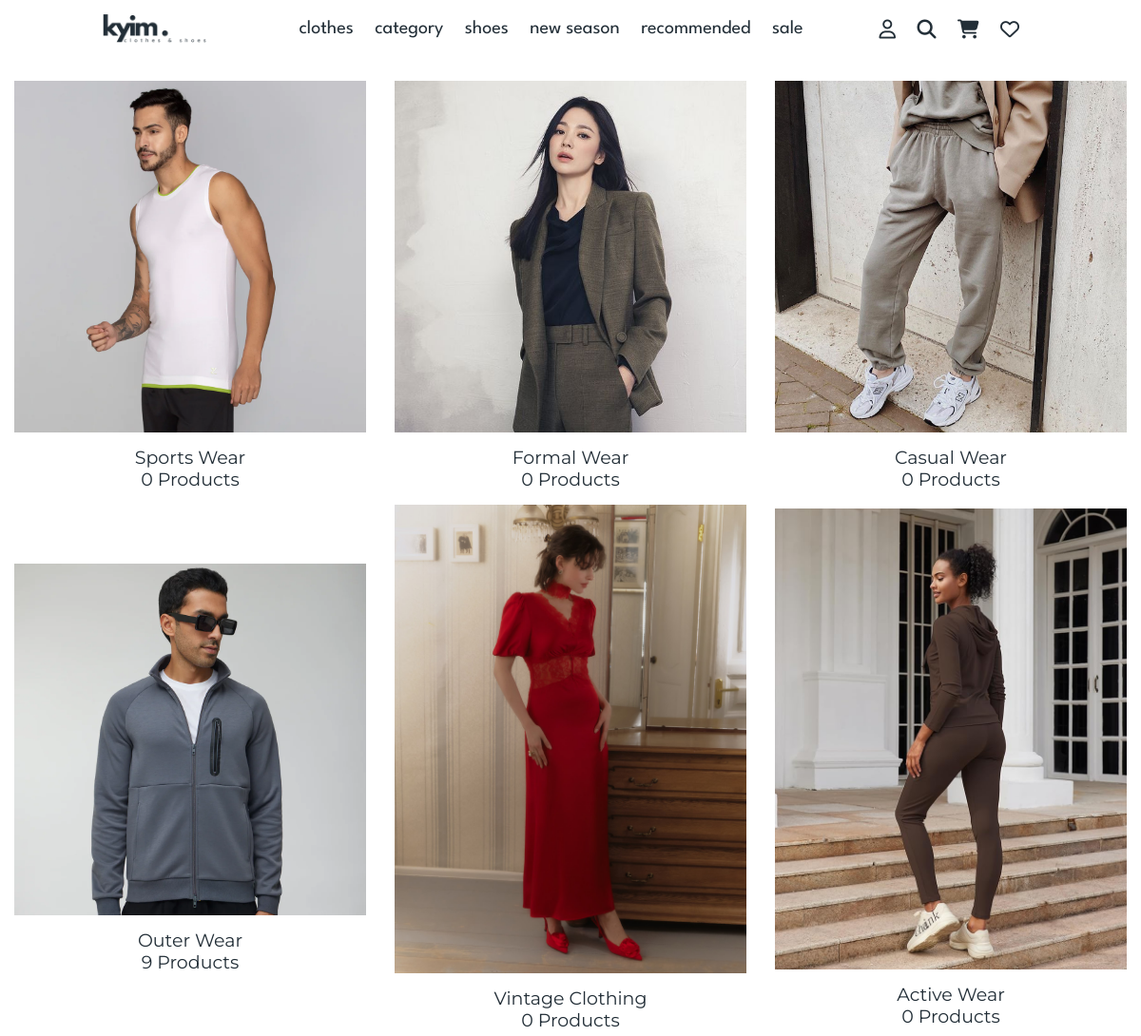
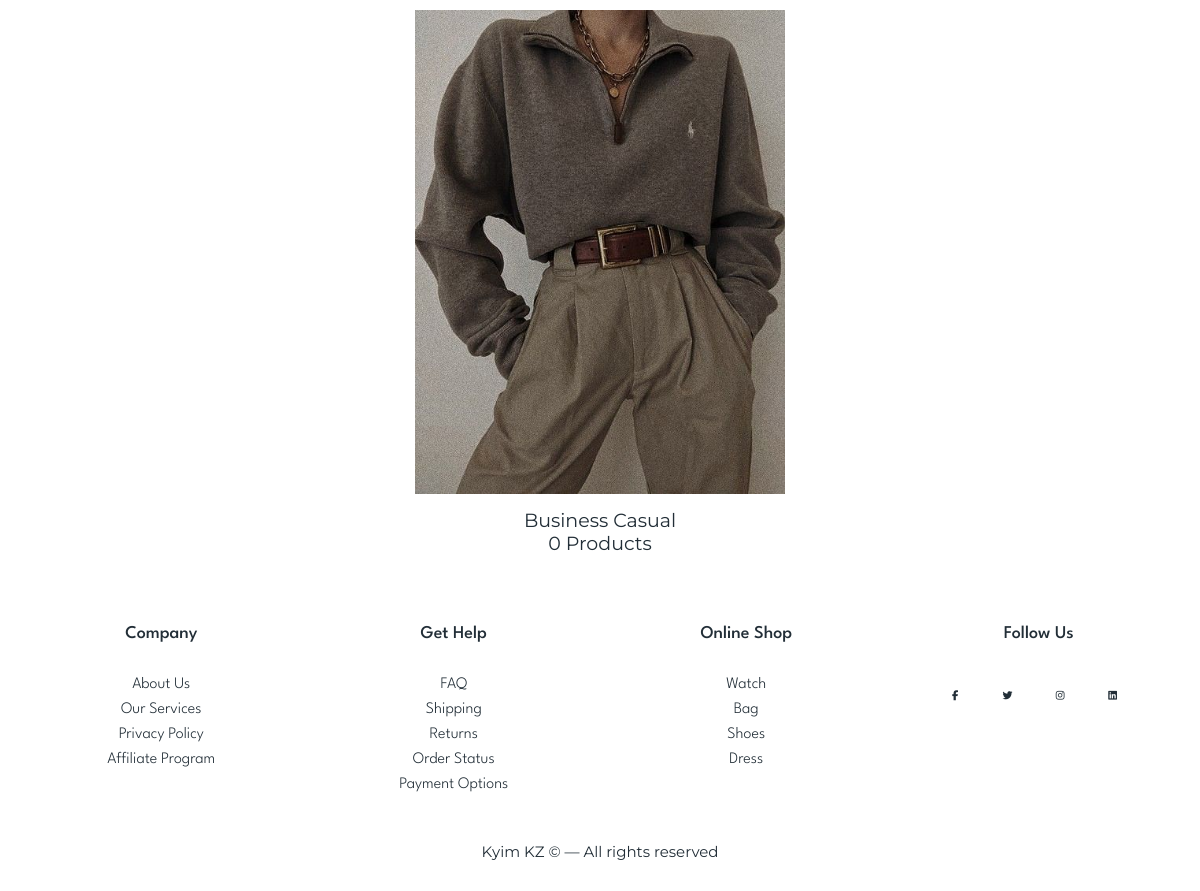
Page /category/ on the earlier database version (2 pictures, top to bottom).
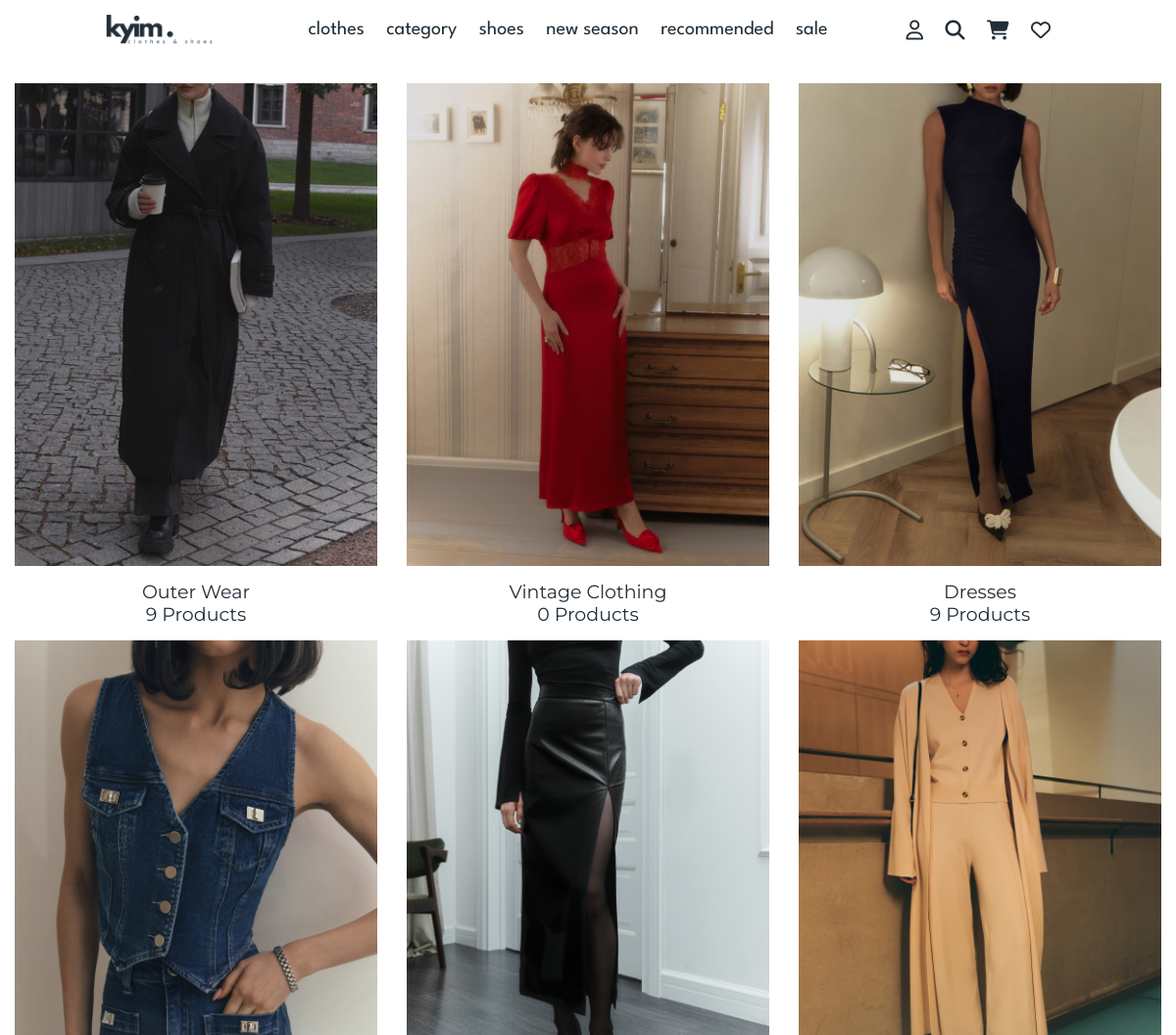
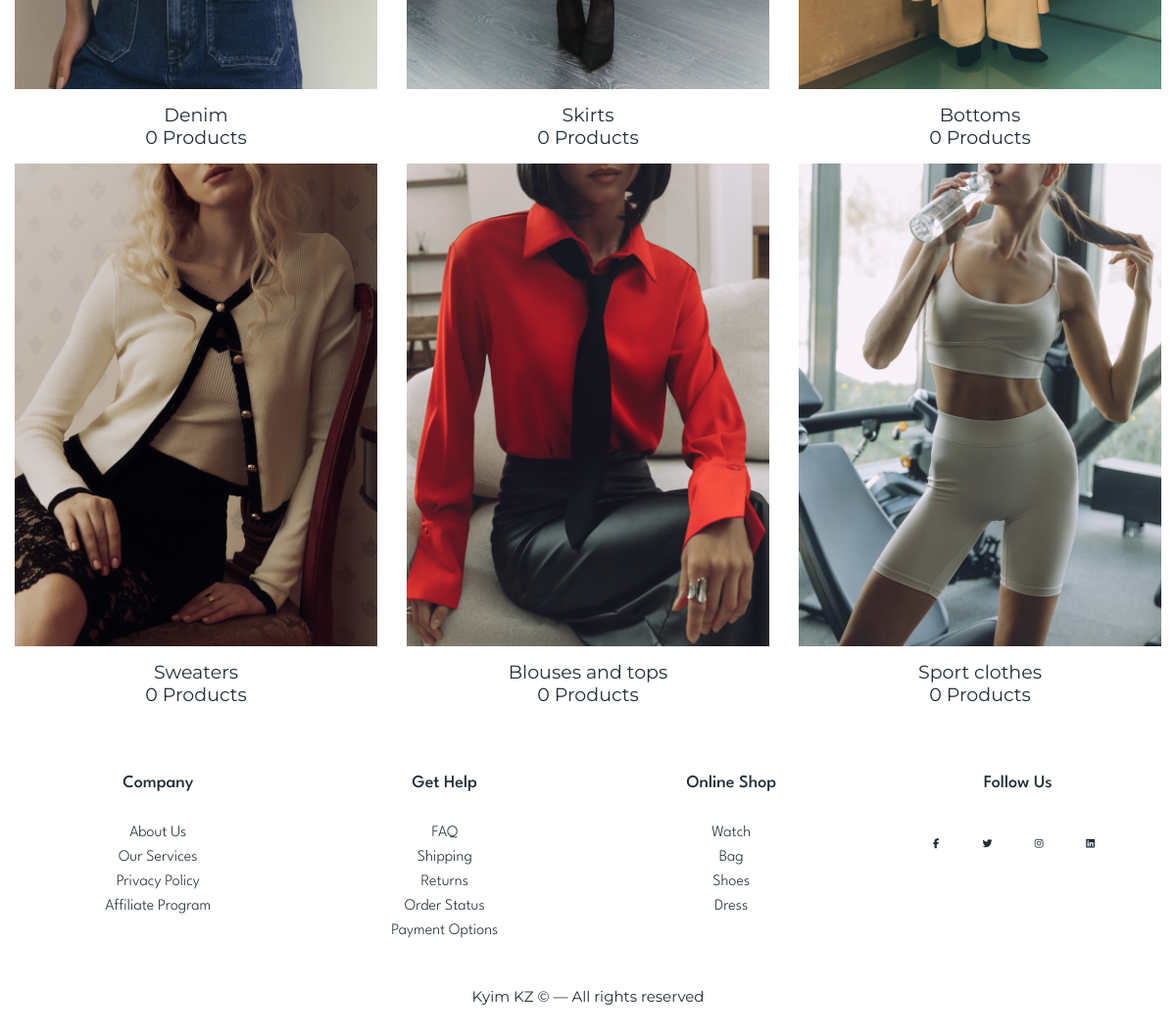
Same page on the later database version (2 pictures, top to bottom).
### core/models.py (models this page shows, shortened)
class Category(models.Model):
    cid = ShortUUIDField(unique=True, length=10, max_length=20, prefix="cat", alphabet="abcdefgh12345")
    title = models.CharField(max_length=100, default="clothes")
    image = models.ImageField (upload_to="category", default="category.jpg")
    class Meta:
        verbose_name_plural = "Categories"

### core/views.py (the view)
# urls.py: path("category/", category_list_view, name="category-list"),
def category_list_view(request):
    categories = Category.objects.all()
    context = {
        "categories": categories
    }
    return render(request, 'core/category-list.html', context)

### templates/core/category-list.html (shortened to what this page needs)
{% extends 'partials/base.html' %}
{% load static %}
{% block content %}
<!DOCTYPE html>
<html lang="en">
<head>
  <link rel="stylesheet" href="{% static 'assets/css/category.css' %}">
</head>
<body>
      <div class="gen">
        {% for c in categories %}
        <div class="pic">
          <img src="{{ c.image.url }}" alt="" class="imgpic">
          <p>{{ c.title }}</p>
          <p>{{ c.category.count }} Product{{c.category.count|pluralize:"s"}}</p>
        </div>
        {% endfor %}
      </div>
{% endblock %}

### templates/partials/base.html (shortened to what this page needs)
{% load static %}
<!DOCTYPE html>
<html lang="en">
    <head>
        <link rel="stylesheet" href="https://cdnjs.cloudflare.com/ajax/libs/font-awesome/6.5.1/css/all.min.css" />
        <link rel="stylesheet" href="https://cdnjs.cloudflare.com/ajax/libs/font-awesome/6.0.0/css/all.min.css">
        <link rel="stylesheet" href="https://cdnjs.cloudflare.com/ajax/libs/font-awesome/6.5.1/css/all.min.css">
        <link rel="stylesheet" href="https://cdnjs.cloudflare.com/ajax/libs/remixicon/3.5.0/remixicon.css">
        <link rel="stylesheet" href="{% static 'assets/css/base.css' %}">
        <link rel="stylesheet" type="text/css" href="https://cdnjs.cloudflare.com/ajax/libs/font-awesome/5.15.1/css/all.min.css">
     </head>
      <body>
      <header class="header" id="header_frame">
        <a href="{% url 'core:index' %}" class="logo">
            <img src="{% static 'assets/images/logo/kyim2.png' %}" alt="">
        </a>
        <nav class="navbar">
            <div class="link">
              <a href="{% url 'core:product-list' %}" class="nav_item">clothes</a>
              <a href="{% url 'core:category-list' %}" class="nav_item">category</a>
              <a href="#" class="nav_item">shoes</a>
              <a href="#" class="nav_item">new season</a>
              <a href="#" class="nav_item">recommended</a>
              <a href="#" class="nav_item">sale</a>
            </div>
            <div class="links" >
              <div class="link" >
                {% if request.user.is_authenticated %}
                <a href="{% url 'userauths:sign-out' %}" class=""><i class="fa-solid fa-right-from-bracket"></i></a>
                {% else %}
                <a href="{% url 'userauths:sign-in' %}" class=""><i class="fa-regular fa-user"></i></a>
                {% endif %}
                <a href="#" class="" ><i class="fa-solid fa-magnifying-glass"></i></a>
                <a href="#" class=""><i class="fa-solid fa-cart-shopping"></i></a>
                <a href="#" class=""><i class="fa-regular fa-heart"></i></a>
              </div>
            </div>
        </nav>
      </header>
        {% block content %}
        {% endblock %}
<footer class="footer">
  <div class="container">
    <div class="row">
      <div class="footer-col">
        <h4>company</h4>
        <ul>
          <li><a href="{% url 'core:aboutus' %}">about us</a></li>
          <li><a href="#">our services</a></li>
          <li><a href="#">privacy policy</a></li>
          <li><a href="#">affiliate program</a></li>
        </ul>
      </div>
      <div class="footer-col">
        <h4>get help</h4>
        <ul>
          <li><a href="#">FAQ</a></li>
          <li><a href="#">shipping</a></li>
          <li><a href="#">returns</a></li>
          <li><a href="#">order status</a></li>
          <li><a href="#">payment options</a></li>
        </ul>
      </div>
      <div class="footer-col">
        <h4>online shop</h4>
        <ul>
          <li><a href="#">watch</a></li>
          <li><a href="#">bag</a></li>
          <li><a href="#">shoes</a></li>
          <li><a href="#">dress</a></li>
        </ul>
      </div>
      <div class="footer-col">
        <h4>follow us</h4>
        <div class="social-links">
          <a href="#"><i class="fab fa-facebook-f"></i></a>
          <a href="#"><i class="fab fa-twitter"></i></a>
          <a href="#"><i class="fab fa-instagram"></i></a>
          <a href="#"><i class="fab fa-linkedin"></i></a>
        </div>
      </div>
    </div>
    <div class="copyright">
      <p class="rights">Kyim KZ © — All rights reserved</p>
    </div>
  </div>
</footer>
      </body>
</html>

### static/assets/css/base.css (style rules this page uses)
:root { --primary-color: #222e37; --primary-font: "League Spartan", sans-serif; --background-header-navbar: #ffffff; --hover-color: rgb(211, 211, 211); }
* { font-family: var(--primary-font); margin: 0; padding: 0; box-sizing: border-box; text-decoration: none; transition: .2s linear; }
html { font-size: 62.5%; }
.header { position: fixed; top: 0; left: 0; right: 0; display: flex; align-items: center; justify-content: space-between; padding: 1.5rem 9%; z-index: 2; background-color: transparent; }
.navbar { display: flex; flex-direction: row; gap: 60px; }
.header .logo img { height: 3rem; }
.header .navbar a { font-size: 2rem; margin-right: 2rem; color: var(--primary-color); }
.nav_item { display: inline-block; position: relative; }
.nav_item::after { content: ''; position: absolute; width: 100%; transform: scaleX(0); height: 2px; bottom: 0; left: 0; background-color: var(--primary-color); transform-origin: bottom right; transition: transform 0.75s ease-out; }
.links { display: inline-flex; }
.link { justify-content: center; }
.container { max-width: 1170px; margin:auto; display: flex; flex-direction: column; }
.row { display: flex; flex-wrap: wrap; }
ul { list-style: none; display: flex; align-items: center; justify-content: center; flex-direction: column; }
.footer { background-color: var(--background-header-navbar); padding: 70px 0 0 0; }
.footer-col { width: 25%; padding: 0 15px; display: flex; align-items: center; flex-direction: column; }
.footer-col h4 { font-size: 18px; color: var(--primary-color); text-transform: capitalize; margin-bottom: 35px; font-weight: 500; position: relative; }
.footer-col h4::before { content: ''; position: absolute; left:0; bottom: -10px; height: 2px; box-sizing: border-box; width: 50px; }
.footer-col ul li:not(:last-child) { margin-bottom: 10px; }
.footer-col ul li a { font-size: 16px; text-transform: capitalize; color: var(--hover-color); text-decoration: none; font-weight: 300; color: var(--primary-color); display: block; transition: all 0.3s ease; }
.footer-col .social-links a { display: inline-block; height: 40px; width: 40px; margin:0 10px 10px 0; text-align: center; line-height: 40px; border-radius: 50%; color: var(--primary-color); transition: all 0.5s ease; }
.copyright { display: flex; justify-content: center; align-items: center; margin: 50px 30px 30px 30px; }
.rights { font-size: 1.5rem; }

### static/assets/css/category.css (style rules this page uses)
:root { --primary-color: #222e37; --primary-font: "League Spartan", sans-serif; --background-header-navbar: #ffffff; --hover-color: rgb(211, 211, 211); }
* { font-family: var(--primary-font); margin: 0; padding: 0; box-sizing: border-box; text-decoration: none; transition: .2s linear; }
html { font-size: 62.5%; }
.gen { display: flex; justify-content: center; align-items: center; margin-top: 70px; flex-wrap: wrap; }
.imgpic { width: 100%; max-width: 400px; height: auto; padding: 15px; }
p { font-size: 1.9rem; font-family: "Montserrat", serif; font-weight: 400; color: var(--primary-color); }
.pic { display: flex; justify-content: center; align-items: center; flex-direction: column; }

Differences in the rows shown:
removed Category: image (picture), title "Sports Wear", category.count "0"
removed Category: image (picture), title "Formal Wear", category.count "0"
removed Category: image (picture), title "Casual Wear", category.count "0"
removed Category: image (picture), title "Active Wear", category.count "0"
removed Category: image (picture), title "Business Casual", category.count "0"
changed Category "Outer Wear": image: a different picture
added Category: image (picture), title "Dresses", category.count "9"
added Category: image (picture), title "Denim", category.count "0"
added Category: image (picture), title "Skirts", category.count "0"
added Category: image (picture), title "Bottoms", category.count "0"
added Category: image (picture), title "Sweaters", category.count "0"
added Category: image (picture), title "Blouses and tops", category.count "0"
added Category: image (picture), title "Sport clothes", category.count "0"
